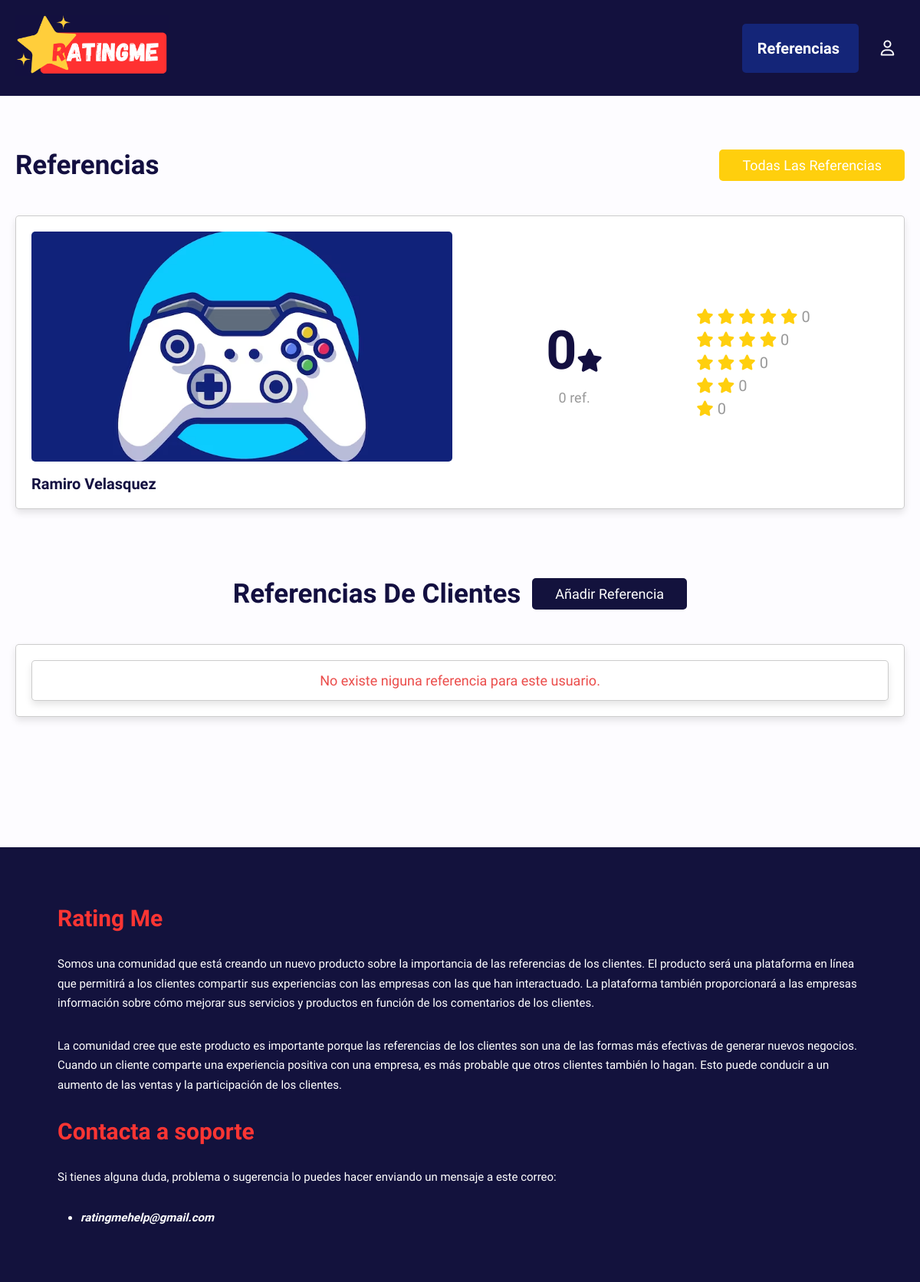
/references/view_post.php?get_id=yApwAM7OEEiByDd8g0Ya (signed in), run on the app's committed database.
### tables this page shows
CREATE TABLE `posts` (
  `idAdmin` int(11) NOT NULL,
  `id` varchar(20) NOT NULL,
  `title` varchar(50) NOT NULL,
  `image` varchar(30) NOT NULL
);

### references/helpers/connect.php (called while the page is built, shortened)
<?php
   if(isset($_COOKIE['user_id'])){
      $user_id = $_COOKIE['user_id'];
   }else{
      $user_id = '';
      $post_id = '';
   }
?>

### references/view_post.php (the view, shortened to what this page needs)
<?php
include 'helpers/connect.php';
if(isset($_GET['get_id'])){
   $get_id = $_GET['get_id'];
}else{
   $get_id = '';
   header('location:index.php');
}
?>
 <?php
      $select_post = $conn->prepare("SELECT * FROM `posts` WHERE id = ? LIMIT 1");
      $select_post->execute([$get_id]);
      if($select_post->rowCount() > 0){
         while($fetch_post = $select_post->fetch(PDO::FETCH_ASSOC)){
        $total_ratings = 0;
        $rating_1 = 0;
        $rating_2 = 0;
        $rating_3 = 0;
        $rating_4 = 0;
        $rating_5 = 0;
        $select_ratings = $conn->prepare("SELECT * FROM `reviews` WHERE post_id = ?");
        $select_ratings->execute([$fetch_post['id']]);
        $total_reivews = $select_ratings->rowCount();
        if($total_reivews != 0){
            $average = round($total_ratings / $total_reivews, 1);
        }else{
            $average = 0;
        }
   ?>
<!DOCTYPE html>
<html lang="en">
<head>
   <link rel="stylesheet" href="css/style.css">
</head>
<body>
<?php include 'helpers/header.php'; ?>
<section class="view-post">
   <div class="heading jcsb"><h1>Referencias</h1> <a href="index.php" class="inline-option-btn" style="margin-top: 0;">Todas las referencias</a></div>
   <div class="row">
      <div class="col">
         <img src="uploaded_files/<?= $fetch_post['image']; ?>" alt="" class="image">
         <h3 class="title"><?= $fetch_post['title']; ?></h3>
      </div>
      <div class="col">
         <div class="flex">
            <div class="total-reviews">
               <h3><?= $average; ?><i class="fas fa-star"></i></h3>
               <p><?= $total_reivews; ?> ref.</p>
            </div>
            <div class="total-ratings">
               <p>
                  <i class="fas fa-star"></i>
                  <i class="fas fa-star"></i>
                  <i class="fas fa-star"></i>
                  <i class="fas fa-star"></i>
                  <i class="fas fa-star"></i>
                  <span><?= $rating_5; ?></span>
               </p>
               <p>
                  <i class="fas fa-star"></i>
                  <i class="fas fa-star"></i>
                  <i class="fas fa-star"></i>
                  <i class="fas fa-star"></i>
                  <span><?= $rating_4; ?></span>
               </p>
               <p>
                  <i class="fas fa-star"></i>
                  <i class="fas fa-star"></i>
                  <i class="fas fa-star"></i>
                  <span><?= $rating_3; ?></span>
               </p>
               <p>
                  <i class="fas fa-star"></i>
                  <i class="fas fa-star"></i>
                  <span><?= $rating_2; ?></span>
               </p>
               <p>
                  <i class="fas fa-star"></i>
                  <span><?= $rating_1; ?></span>
               </p>
            </div>
         </div>
      </div>
   </div>
</section>
<section class="reviews-container">
   <?php
   if (isset($_SESSION['user'])) {
      if ($fetch_post['title'] != $_SESSION['user']) {
         if ($user_id != '') {
            $select_reviews = $conn->prepare("SELECT * FROM `reviews` WHERE post_id = ?");
            $select_reviews->execute([$get_id]);
            $select_profile = $conn->prepare("SELECT * FROM `users` WHERE `name` = ? LIMIT 1");
            $select_profile->execute([$fetch_post['title']]);
            $fetch_profile = $select_profile->fetch(PDO::FETCH_ASSOC);
            if($fetch_profile['vip_status'] == '' &&  $select_reviews->rowCount() < 5){ ?>
            <div class="heading"><h1>Referencias de clientes</h1> <a href="add_review.php?get_id=<?= $get_id; ?>" class="inline-btn" style="margin-top: 0;">añadir referencia</a></div>
         <?php } else if ($select_reviews->rowCount() == 5 && $fetch_profile['vip_status'] == '') { ?>
         <div class="heading"><h1 style="text-transform: inherit;">Este usuario tiene un límite de 5 referencias. Su cliente deberá adquirir el VIP para añadir más referencias.</h1></div>
         <?php } else { ?>
            <div class="heading"><h1>Referencias de clientes</h1> <a href="add_review.php?get_id=<?= $get_id; ?>" class="inline-btn" style="margin-top: 0;">añadir referencia</a></div>
         <?php }
         }
      }
   }
}
}else{
      header('location:404.php');
   } ?>
   <div class="box-container">
   <?php
      $select_reviews = $conn->prepare("SELECT * FROM `reviews` WHERE post_id = ? ORDER BY idAdmin DESC");
      $select_reviews->execute([$get_id]);
      if($select_reviews->rowCount() > 0){
         while($fetch_review = $select_reviews->fetch(PDO::FETCH_ASSOC)){
   ?>
   <div class="box" <?php if($fetch_review['user_id'] == $user_id){echo 'style="order: -1;"';}; ?>>
      <?php
         $select_user = $conn->prepare("SELECT * FROM `users` WHERE id = ?");
         $select_user->execute([$fetch_review['user_id']]);
         while($fetch_user = $select_user->fetch(PDO::FETCH_ASSOC)){
      ?>
      <div class="user">
         <?php if($fetch_user['image'] != ''){ ?>
            <img src="uploaded_files/<?= $fetch_user['image']; ?>" alt="">
         <?php }else{ ?>
            <h3><?= substr($fetch_user['name'], 0, 1); ?></h3>
         <?php }; ?>
         <div>
            <p><?= $fetch_user['name']; ?></p>
            <span><?= $fetch_review['date']; ?></span>
         </div>
      </div>
      <?php }; ?>
      <div class="ratings">
         <?php if($fetch_review['rating'] == 1){ ?>
            <p style="background:var(--red);"><i class="fas fa-star"></i> <span><?= $fetch_review['rating']; ?></span></p>
         <?php }; ?>
         <?php if($fetch_review['rating'] == 2){ ?>
            <p style="background:var(--orange);"><i class="fas fa-star"></i> <span><?= $fetch_review['rating']; ?></span></p>
         <?php }; ?>
         <?php if($fetch_review['rating'] == 3){ ?>
            <p style="background:var(--orange);"><i class="fas fa-star"></i> <span><?= $fetch_review['rating']; ?></span></p>
         <?php }; ?>
         <?php if($fetch_review['rating'] == 4){ ?>
            <p style="background:var(--main-color);"><i class="fas fa-star"></i> <span><?= $fetch_review['rating']; ?></span></p>
         <?php }; ?>
         <?php if($fetch_review['rating'] == 5){ ?>
            <p style="background:var(--main-color);"><i class="fas fa-star"></i> <span><?= $fetch_review['rating']; ?></span></p>
         <?php }; ?>
      </div>
      <h3 class="title"><?= $fetch_review['title']; ?></h3>
      <?php if($fetch_review['description'] != ''){ ?>
         <p class="description"><?= $fetch_review['description']; ?></p>
      <?php }; ?>
      <?php if($fetch_review['user_id'] == $user_id){ ?>
         <form action="" method="post" class="flex-btn">
            <input type="hidden" name="delete_id" value="<?= $fetch_review['id']; ?>">
            <a href="update_review.php?get_id=<?= $fetch_review['id']; ?>" class="inline-option-btn">Editar referencia</a>
            <input type="submit" value="Eliminar referencia" class="inline-delete-btn" name="delete_review" onclick="return confirm('¿Esta seguro de eliminar esta referecia? No hay vuelta atrás');">
         </form>
      <?php }; ?>
   </div>
   <?php
         }
      }else{
         echo '<p class="empty">No existe niguna referencia para este usuario.</p>';
      }
   ?>
   </div>
</section>
<?php include 'helpers/footer.php'; ?>
</body>
</html>

### references/helpers/header.php (shortened to what this page needs)
<header class="header">
   <section class="flex">
      <a href="index.php" class="logo">
         <img src="<?php echo BASE_URL; ?>uploaded_files/logo.png" class="logo__ratingme" alt="RatingMe">
      </a>
      <nav class="navbar">
         <a href="index.php" class="references">
            Referencias
         </a>
         <?php if($user_id != ''){ ?>
         <div id="user-btn" class="far fa-user"></div>
         <?php }; ?>
      </nav>
   </section>
</header>

### references/css/style.css (style rules this page uses)
:root { --main-color: #16a085; --red: #eb4d4b; --orange: #f39c12; --black: #130f40; --light-color: #999; --light-bg: #eee; --white: #fff; --border: .1rem solid rgba(0, 0, 0, .2); --box-shadow: 0 .5rem 1rem rgba(0, 0, 0, .1); --border-new: #eff1f6; --c-text-action: #404089; }
* { font-family: 'Comfortaa', cursive; margin: 0; padding: 0; box-sizing: border-box; outline: none; border: none; text-decoration: none; scrollbar-color: var(--main-color) var(--black); scrollbar-width: thin; }
html { font-size: 62.5%; overflow-x: hidden; }
body { background-color: #fdfcff; }
section { max-width: 1200px; margin: 0 auto; padding: 2rem; }
.heading.jcsb { justify-content: space-between; }
.heading { display: flex; align-items: center; justify-content: center; padding-bottom: 2rem; margin-bottom: 2.5rem; gap: 1.5rem; flex-wrap: wrap; margin-top: 5em; }
.heading h1 { font-size: 3.5rem; color: var(--black); text-transform: capitalize; font-weight: bold; text-align: center; }
.empty { background-color: var(--white); border-radius: .5rem; border: var(--border); padding: 1.5rem; font-size: 1.8rem; color: var(--red); text-align: center; width: 100%; box-shadow: var(--box-shadow); }
.inline-btn, .inline-delete-btn, .inline-option-btn { display: inline-block; }
.btn, .delete-btn, .option-btn, .inline-btn, .inline-delete-btn, .inline-option-btn { margin-top: 1rem; text-align: center; padding: 1rem 3rem; font-size: 1.8rem; border-radius: .5rem; color: var(--white); cursor: pointer; text-transform: capitalize; }
.btn, .inline-btn { background-color: #13123d; }
.option-btn, .inline-option-btn { background-color: #ffcf0d; }
.header { position: sticky; top: 0; left: 0; right: 0; z-index: 1000; transition: all 300ms ease-in-out; background: #13113e; }
.header .flex { display: flex; align-items: center; justify-content: space-between; position: relative; flex-wrap: wrap; gap: 15px; }
.header .flex .logo { font-size: 2.5rem; color: #ffcf0d; }
.header .flex .navbar #user-btn, .header .flex .navbar a { height: 4.2rem; width: 4.5rem; line-height: 4.2rem; font-size: 2rem; color: #fff; border-radius: .5rem; text-align: center; margin-left: .5rem; cursor: pointer; }
a.references { padding: 1em; background: #142578; color: white !important; transition: all 200ms ease-in-out; margin-right: 10px; font-weight: bold; }
.view-post .row { display: flex; align-items: center; flex-wrap: wrap; gap: 2rem; background-color: var(--white); box-shadow: var(--box-shadow); border: var(--border); background-color: var(--white); padding: 2rem; border-radius: .5rem; }
.view-post .row .col { flex: 1 1 40rem; }
.view-post .row .col .image { width: 100%; height: 30rem; border-radius: .5rem; object-fit: cover; margin-bottom: 1.5rem; }
.view-post .row .col .title { font-size: 2rem; color: var(--black); }
.view-post .row .col .flex { display: flex; flex-wrap: wrap; gap: 2rem; align-items: center; justify-content: space-evenly; }
.view-post .row .col .flex .total-reviews { text-align: center; }
.view-post .row .col .flex .total-reviews h3 { font-size: 7rem; color: var(--black); }
.view-post .row .col .flex .total-reviews i { font-size: 3rem; }
.view-post .row .col .flex .total-reviews p { font-size: 1.8rem; color: var(--light-color); padding-top: 1rem; }
.view-post .row .col .flex .total-ratings { font-size: 2rem; }
.view-post .row .col .flex .total-ratings p { padding: .3rem 0; }
.view-post .row .col .flex .total-ratings p i { color: #ffcf0d; }
.view-post .row .col .flex .total-ratings p span { color: var(--light-color); }
.reviews-container .box-container { display: grid; row-gap: 3rem; background-color: var(--white); box-shadow: var(--box-shadow); border: var(--border); border-radius: .5rem; padding: 2rem; }
.logo__ratingme { width: 200px; }
:root { --bg: #e3e4e8; --fg: #17181c; --primary: #255ff4; --yellow: #f4a825; --yellow-t: rgba(244, 168, 37, 0); --bezier: cubic-bezier(0.42, 0, 0.58, 1); --trans-dur: 0.3s; }

### data on the page
posts: image (placeholder picture), title "Ramiro Velasquez", average "0", total_reivews "0", rating_5 "0", rating_4 "0", rating_3 "0", rating_2 "0", rating_1 "0"
